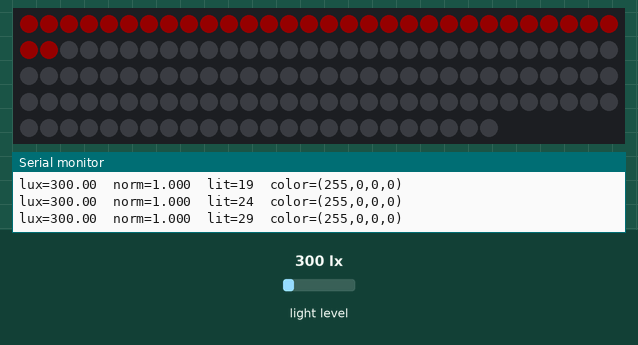
Recording of a sketch running on a simulated Arduino Uno, built with avr-gcc and run on an emulated ATmega328P. Parts: 144 RGB LEDs in strip order, left to right, continuing on the next row, the last lines printed to the serial monitor. The test bench sets the inputs (shaded band); at power-on: light level 300 lx. Dim RGB values are drawn brighter than linear.

Above: at 1.4 s.
1.5 s: light level set to 40 lx
At 1.61 s:
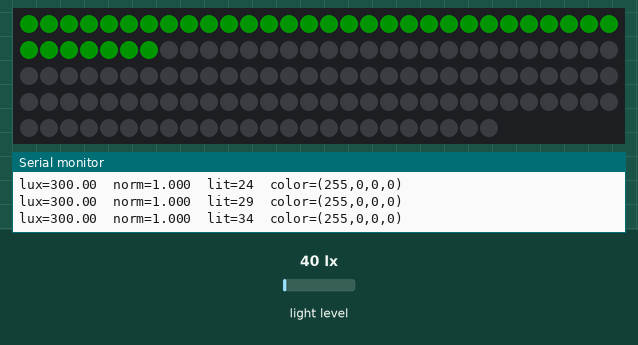
3.2 s: light level set to 500 lx
At 6.11 s:
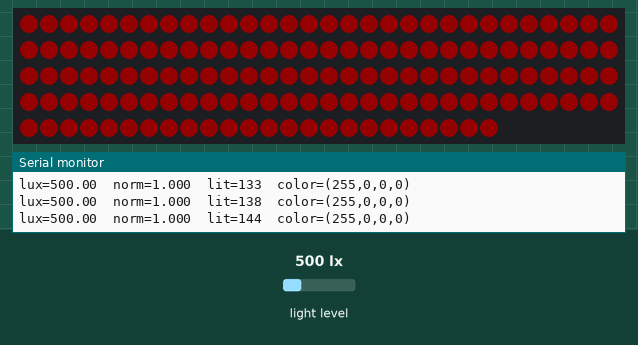
6.2 s: light level set to 60 lx
At 14.1 s:
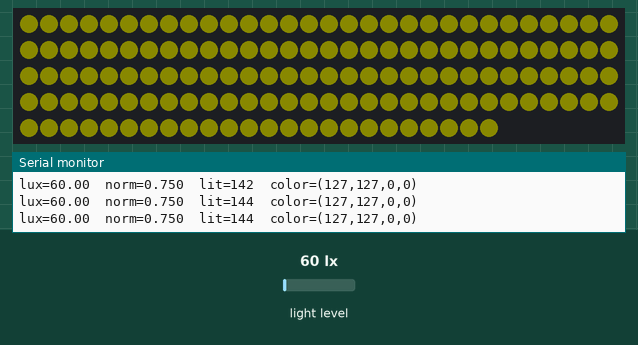

Measured:
- after the input at 1.5 s, the LEDs: change after 0.05 s (image 1)
- after the input at 3.2 s, the LEDs: first change at once (image 2 shows a later state)
- after the input at 6.2 s, the LEDs: change at once (image 3)

The sketch:

ambient_smoke.ino
```cpp
#include <Wire.h>
#include <BH1750.h>
#include <Adafruit_NeoPixel.h>

#define LED_PIN    6
#define LED_COUNT  144

Adafruit_NeoPixel strip(LED_COUNT, LED_PIN, NEO_GRBW + NEO_KHZ800);
BH1750 lightMeter;

// Fill timing
const unsigned long FILL_DURATION_MS = 6000;
const unsigned long HOLD_AT_FULL_MS  = 1200;
const unsigned long HOLD_AT_EMPTY_MS = 500;

// Lux mapping range
const float LUX_MIN = 0.0f;
const float LUX_MAX = 80.0f;

// LED brightness cap
const uint8_t GLOBAL_BRIGHTNESS = 20;

// ----------------------------
// Helpers
// ----------------------------

float clamp01(float x) {
  if (x < 0.0f) return 0.0f;
  if (x > 1.0f) return 1.0f;
  return x;
}

float mapLuxToNormalized(float lux) {
  float t = (lux - LUX_MIN) / (LUX_MAX - LUX_MIN);
  return clamp01(t);
}

// Map lux to a blue -> green -> red gradient
void luxToColor(float luxNorm, uint8_t &r, uint8_t &g, uint8_t &b, uint8_t &w) {
  // Keep white off for this diagnostic so the hue shift is obvious
  w = 0;

  if (luxNorm < 0.5f) {
    // blue -> green
    float t = luxNorm / 0.5f;
    r = 0;
    g = (uint8_t)(255.0f * t);
    b = (uint8_t)(255.0f * (1.0f - t));
  } else {
    // green -> red
    float t = (luxNorm - 0.5f) / 0.5f;
    r = (uint8_t)(255.0f * t);
    g = (uint8_t)(255.0f * (1.0f - t));
    b = 0;
  }
}

int currentFillCount(unsigned long nowMs) {
  const unsigned long cycleMs = FILL_DURATION_MS + HOLD_AT_FULL_MS + HOLD_AT_EMPTY_MS;
  unsigned long t = nowMs % cycleMs;

  if (t < FILL_DURATION_MS) {
    float p = (float)t / (float)FILL_DURATION_MS;
    int n = (int)(p * LED_COUNT);
    if (n < 1) n = 1;
    if (n > LED_COUNT) n = LED_COUNT;
    return n;
  }

  t -= FILL_DURATION_MS;
  if (t < HOLD_AT_FULL_MS) {
    return LED_COUNT;
  }

  return 0;
}

void renderFill(int litCount, uint8_t r, uint8_t g, uint8_t b, uint8_t w) {
  strip.clear();

  if (litCount > LED_COUNT) litCount = LED_COUNT;
  if (litCount < 0) litCount = 0;

  for (int i = 0; i < litCount; i++) {
    strip.setPixelColor(i, strip.Color(r, g, b, w));
  }

  strip.show();
}

// ----------------------------
// Setup / Loop
// ----------------------------

void setup() {
  Serial.begin(19200);
  delay(200);

  Wire.begin();

  strip.begin();
  strip.setBrightness(GLOBAL_BRIGHTNESS);
  strip.clear();
  strip.show();

  if (lightMeter.begin(BH1750::CONTINUOUS_HIGH_RES_MODE)) {
    Serial.println("BH1750 ready");
  } else {
    Serial.println("BH1750 init failed");
  }
}

void loop() {
  unsigned long nowMs = millis();

  float lux = lightMeter.readLightLevel();
  if (lux < 0) lux = 0;

  float luxNorm = mapLuxToNormalized(lux);

  uint8_t r, g, b, w;
  luxToColor(luxNorm, r, g, b, w);

  int litCount = currentFillCount(nowMs);
  renderFill(litCount, r, g, b, w);

  static unsigned long lastPrint = 0;
  if (nowMs - lastPrint > 200) {
    lastPrint = nowMs;

    Serial.print("lux=");
    Serial.print(lux, 2);
    Serial.print("  norm=");
    Serial.print(luxNorm, 3);
    Serial.print("  lit=");
    Serial.print(litCount);
    Serial.print("  color=(");
    Serial.print(r);
    Serial.print(",");
    Serial.print(g);
    Serial.print(",");
    Serial.print(b);
    Serial.print(",");
    Serial.print(w);
    Serial.println(")");
  }

  delay(20);
}
```
